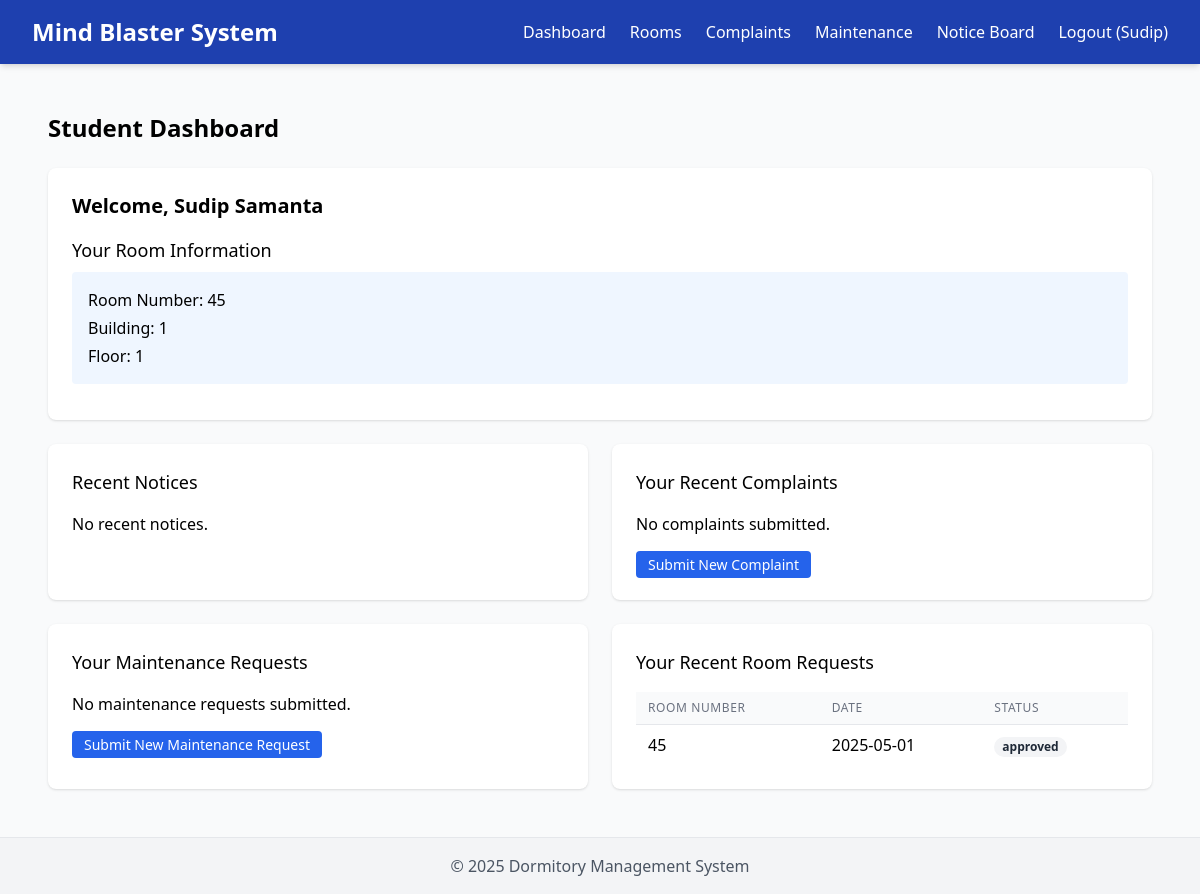
Page /dashboard (signed in) on the committed database.
### dorm_management_system.py (models this page shows)
class User(db.Model):
    id = db.Column(db.Integer, primary_key=True)
    username = db.Column(db.String(50), unique=True, nullable=False)
    password = db.Column(db.String(100), nullable=False)
    email = db.Column(db.String(100), unique=True, nullable=False)
    full_name = db.Column(db.String(100), nullable=False)
    role = db.Column(db.String(20), nullable=False, default='student')  # student, admin, staff
    room_id = db.Column(db.Integer, db.ForeignKey('room.id'), nullable=True)
    complaints = db.relationship('Complaint', backref='user', lazy=True)
    maintenance_requests = db.relationship('MaintenanceRequest', backref='user', lazy=True)
    visitors = db.relationship('Visitor', backref='host', lazy=True)

class Room(db.Model):
    id = db.Column(db.Integer, primary_key=True)
    room_number = db.Column(db.String(10), unique=True, nullable=False)
    capacity = db.Column(db.Integer, nullable=False, default=2)
    is_available = db.Column(db.Boolean, default=True)
    floor = db.Column(db.Integer, nullable=False)
    building = db.Column(db.String(50), nullable=False)
    occupants = db.relationship('User', backref='room', lazy=True)
    room_requests = db.relationship('RoomRequest', backref='room', lazy=True)

class RoomRequest(db.Model):
    id = db.Column(db.Integer, primary_key=True)
    student_id = db.Column(db.Integer, db.ForeignKey('user.id'), nullable=False)
    room_id = db.Column(db.Integer, db.ForeignKey('room.id'), nullable=False)
    request_date = db.Column(db.DateTime, nullable=False, default=datetime.utcnow)
    status = db.Column(db.String(20), nullable=False, default='pending')  # pending, approved, rejected
    reason = db.Column(db.Text, nullable=True)
    student = db.relationship('User', foreign_keys=[student_id])

### dorm_management_system.py (the view, shortened to what this page needs)
@app.route('/')
@app.route('/dashboard')
def dashboard():
    if 'user_id' not in session:
        flash('Please login first', 'warning')
        return redirect(url_for('login'))
    user = User.query.get(session['user_id'])
    notices = Notice.query.filter_by(is_active=True).order_by(Notice.post_date.desc()).limit(5).all()
    if user.role == 'student':
        complaints = Complaint.query.filter_by(user_id=user.id).order_by(Complaint.submission_date.desc()).limit(5).all()
        maintenance_requests = MaintenanceRequest.query.filter_by(user_id=user.id).order_by(MaintenanceRequest.submission_date.desc()).limit(5).all()
        room_requests = RoomRequest.query.filter_by(student_id=user.id).order_by(RoomRequest.request_date.desc()).limit(5).all()
        visitors = Visitor.query.filter_by(host_id=user.id).order_by(Visitor.check_in.desc()).limit(5).all()
        return render_template('student_dashboard.html',
                              user=user,
                              notices=notices,
                              complaints=complaints,
                              maintenance_requests=maintenance_requests,
                              room_requests=room_requests,
                              visitors=visitors)

### templates/student_dashboard.html (shortened to what this page needs)
{% extends "layout.html" %}
{% block content %}
<div class="max-w-6xl mx-auto px-4 py-6">
  <h2 class="text-2xl font-bold mb-6">Student Dashboard</h2>
  <section class="bg-white rounded-lg shadow p-6 mb-6">
    <h3 class="text-xl font-semibold mb-4">Welcome, {{ user.full_name }}</h3>
    <div class="mb-3">
      <h4 class="text-lg font-medium mb-2">Your Room Information</h4>
      {% if user.room %}
        <div class="bg-blue-50 p-4 rounded">
          <p class="mb-1"><span class="font-medium">Room Number:</span> {{ user.room.room_number }}</p>
          <p class="mb-1"><span class="font-medium">Building:</span> {{ user.room.building }}</p>
          <p><span class="font-medium">Floor:</span> {{ user.room.floor }}</p>
        </div>
      {% else %}
        <p class="mb-2">You are not assigned to a room yet.</p>
        <a href="{{ url_for('view_rooms') }}" class="text-blue-600 hover:text-blue-800">Request a Room</a>
      {% endif %}
    </div>
  </section>
  <div class="grid grid-cols-1 md:grid-cols-2 gap-6">
    <section class="bg-white rounded-lg shadow p-6">
      <h3 class="text-lg font-medium mb-4">Recent Notices</h3>
      {% if notices %}
        <ul class="divide-y divide-gray-200">
          {% for notice in notices %}
            <li class="py-3">
              <h4 class="font-medium">{{ notice.title }}</h4>
              <p class="text-sm text-gray-500">Posted on: {{ notice.post_date.strftime('%Y-%m-%d') }}</p>
              <p class="mt-1">{{ notice.content[:100] }}{% if notice.content|length > 100 %}...{% endif %}</p>
            </li>
          {% endfor %}
        </ul>
        <a href="{{ url_for('view_notices') }}" class="block mt-4 text-blue-600 hover:text-blue-800">View All Notices</a>
      {% else %}
        <p>No recent notices.</p>
      {% endif %}
    </section>
    <section class="bg-white rounded-lg shadow p-6">
      <h3 class="text-lg font-medium mb-4">Your Recent Complaints</h3>
      {% if complaints %}
        <div class="overflow-x-auto">
          <table class="min-w-full divide-y divide-gray-200">
            <thead class="bg-gray-50">
              <tr>
                <th class="px-3 py-2 text-left text-xs font-medium text-gray-500 uppercase tracking-wider">Title</th>
                <th class="px-3 py-2 text-left text-xs font-medium text-gray-500 uppercase tracking-wider">Date</th>
                <th class="px-3 py-2 text-left text-xs font-medium text-gray-500 uppercase tracking-wider">Status</th>
              </tr>
            </thead>
            <tbody class="bg-white divide-y divide-gray-200">
              {% for complaint in complaints %}
                <tr>
                  <td class="px-3 py-2 whitespace-nowrap">
                    <a href="{{ url_for('view_complaint', complaint_id=complaint.id) }}" class="text-blue-600 hover:text-blue-800">
                      {{ complaint.title }}
                    </a>
                  </td>
                  <td class="px-3 py-2 whitespace-nowrap">{{ complaint.submission_date.strftime('%Y-%m-%d') }}</td>
                  <td class="px-3 py-2 whitespace-nowrap">
                    <span class="px-2 inline-flex text-xs leading-5 font-semibold rounded-full
                      {% if complaint.status == 'Resolved' %}bg-green-100 text-green-800
                      {% elif complaint.status == 'Under Review' %}bg-yellow-100 text-yellow-800
                      {% else %}bg-gray-100 text-gray-800{% endif %}">
                      {{ complaint.status }}
                    </span>
                  </td>
                </tr>
              {% endfor %}
            </tbody>
          </table>
        </div>
        <div class="mt-4 flex items-center justify-between">
          <a href="{{ url_for('view_complaints') }}" class="text-blue-600 hover:text-blue-800">View All Complaints</a>
          <a href="{{ url_for('new_complaint') }}" class="bg-blue-600 hover:bg-blue-700 text-white px-3 py-1 rounded text-sm">
            Submit New Complaint
          </a>
        </div>
      {% else %}
        <p class="mb-4">No complaints submitted.</p>
        <a href="{{ url_for('new_complaint') }}" class="bg-blue-600 hover:bg-blue-700 text-white px-3 py-1 rounded text-sm">
          Submit New Complaint
        </a>
      {% endif %}
    </section>
    <section class="bg-white rounded-lg shadow p-6">
      <h3 class="text-lg font-medium mb-4">Your Maintenance Requests</h3>
      {% if maintenance_requests %}
        <div class="overflow-x-auto">
          <table class="min-w-full divide-y divide-gray-200">
            <thead class="bg-gray-50">
              <tr>
                <th class="px-3 py-2 text-left text-xs font-medium text-gray-500 uppercase tracking-wider">Issue Type</th>
                <th class="px-3 py-2 text-left text-xs font-medium text-gray-500 uppercase tracking-wider">Date</th>
                <th class="px-3 py-2 text-left text-xs font-medium text-gray-500 uppercase tracking-wider">Status</th>
              </tr>
            </thead>
            <tbody class="bg-white divide-y divide-gray-200">
              {% for request in maintenance_requests %}
                <tr>
                  <td class="px-3 py-2 whitespace-nowrap">{{ request.issue_type }}</td>
                  <td class="px-3 py-2 whitespace-nowrap">{{ request.submission_date.strftime('%Y-%m-%d') }}</td>
                  <td class="px-3 py-2 whitespace-nowrap">
                    <span class="px-2 inline-flex text-xs leading-5 font-semibold rounded-full
                      {% if request.status == 'Completed' %}bg-green-100 text-green-800
                      {% elif request.status == 'Scheduled' %}bg-blue-100 text-blue-800
                      {% else %}bg-gray-100 text-gray-800{% endif %}">
                      {{ request.status }}
                    </span>
                  </td>
                </tr>
              {% endfor %}
            </tbody>
          </table>
        </div>
        <div class="mt-4 flex items-center justify-between">
          <a href="{{ url_for('view_maintenance') }}" class="text-blue-600 hover:text-blue-800">View All Requests</a>
          <a href="{{ url_for('new_maintenance') }}" class="bg-blue-600 hover:bg-blue-700 text-white px-3 py-1 rounded text-sm">
            Submit New Request
          </a>
        </div>
      {% else %}
        <p class="mb-4">No maintenance requests submitted.</p>
        <a href="{{ url_for('new_maintenance') }}" class="bg-blue-600 hover:bg-blue-700 text-white px-3 py-1 rounded text-sm">
          Submit New Maintenance Request
        </a>
      {% endif %}
    </section>
    <section class="bg-white rounded-lg shadow p-6">
      <h3 class="text-lg font-medium mb-4">Your Recent Room Requests</h3>
      {% if room_requests %}
        <div class="overflow-x-auto">
          <table class="min-w-full divide-y divide-gray-200">
            <thead class="bg-gray-50">
              <tr>
                <th class="px-3 py-2 text-left text-xs font-medium text-gray-500 uppercase tracking-wider">Room Number</th>
                <th class="px-3 py-2 text-left text-xs font-medium text-gray-500 uppercase tracking-wider">Date</th>
                <th class="px-3 py-2 text-left text-xs font-medium text-gray-500 uppercase tracking-wider">Status</th>
              </tr>
            </thead>
            <tbody class="bg-white divide-y divide-gray-200">
              {% for request in room_requests %}
                <tr>
                  <td class="px-3 py-2 whitespace-nowrap">{{ request.room.room_number }}</td>
                  <td class="px-3 py-2 whitespace-nowrap">{{ request.request_date.strftime('%Y-%m-%d') }}</td>
                  <td class="px-3 py-2 whitespace-nowrap">
                    <span class="px-2 inline-flex text-xs leading-5 font-semibold rounded-full
                      {% if request.status == 'Approved' %}bg-green-100 text-green-800
                      {% elif request.status == 'Pending' %}bg-yellow-100 text-yellow-800
                      {% elif request.status == 'Denied' %}bg-red-100 text-red-800
                      {% else %}bg-gray-100 text-gray-800{% endif %}">
                      {{ request.status }}
                    </span>
                  </td>
                </tr>
              {% endfor %}
            </tbody>
          </table>
        </div>
      {% else %}
        <p>No room requests submitted.</p>
      {% endif %}
    </section>
  </div>
</div>
{% endblock %}

### templates/layout.html (shortened to what this page needs)
<!DOCTYPE html>
<html lang="en">
<head>
  <script src="https://cdn.tailwindcss.com"></script>
</head>
<body class="flex flex-col min-h-screen bg-gray-50">
  <header class="bg-blue-800 text-white shadow-md">
    <div class="max-w-7xl mx-auto px-4 py-4 sm:px-6 lg:px-8">
      <div class="flex justify-between items-center">
        <h1 class="text-2xl font-bold">Mind Blaster System</h1>
        {% if session.user_id %}
          <nav class="hidden md:block">
            <ul class="flex space-x-6">
              <li><a href="{{ url_for('dashboard') }}" class="hover:text-blue-200">Dashboard</a></li>
              <li><a href="{{ url_for('view_rooms') }}" class="hover:text-blue-200">Rooms</a></li>
              <li><a href="{{ url_for('view_complaints') }}" class="hover:text-blue-200">Complaints</a></li>
              <li><a href="{{ url_for('view_maintenance') }}" class="hover:text-blue-200">Maintenance</a></li>
              <li><a href="{{ url_for('view_notices') }}" class="hover:text-blue-200">Notice Board</a></li>
              <li><a href="{{ url_for('logout') }}" class="hover:text-blue-200">Logout ({{ session.username }})</a></li>
            </ul>
          </nav>
        {% endif %}
      </div>
    </div>
  </header>
  <main class="flex-grow max-w-7xl w-full mx-auto px-4 py-6 sm:px-6 lg:px-8">
    {% block content %}{% endblock %}
  </main>
  <footer class="bg-gray-100 border-t border-gray-200 py-4 mt-auto">
    <div class="max-w-7xl mx-auto px-4 sm:px-6 lg:px-8 text-center text-gray-600">
      <p>&copy; 2025 Dormitory Management System</p>
    </div>
  </footer>
</body>
</html>

### rows in the picture
User: username "Sudip", full_name "Sudip Samanta"
Room: room.room_number "45", room.building "1", room.floor "1"
RoomRequest: room.room_number "45", request_date "2025-05-01", status "approved"
